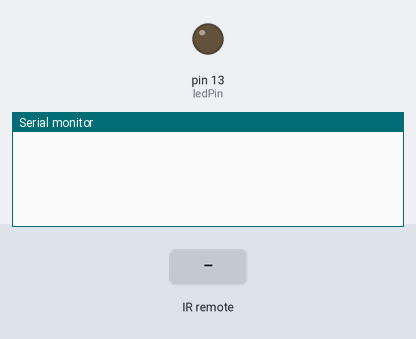
Bench run of a sketch on a simulated Arduino Uno, built with avr-gcc and run on an emulated ATmega328P. Parts: output pins drawn as LEDs (lit = HIGH), the last lines printed to the serial monitor. The inputs (shaded band) are chosen by the test bench.

Above: at 1.2 s.
1.3 s: infrared code 0x20DF10EF received
At 2.4 s:
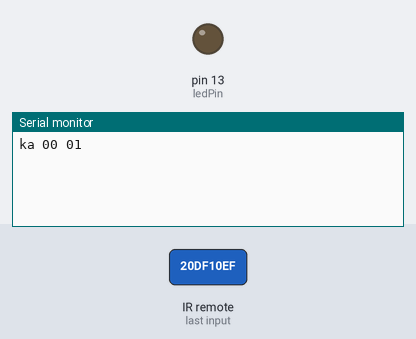
2.8 s: infrared code 0x20DF40BF received
At 3.6 s:
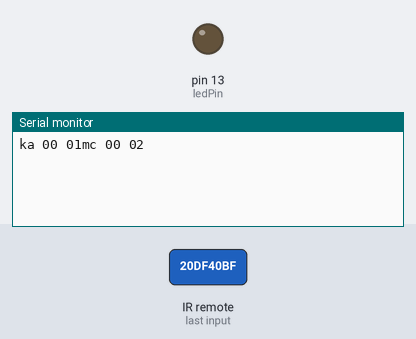

Measured:
- after the input at 1.3 s, the serial monitor: prints a new line at once (image 1)
- after the input at 2.8 s, the serial monitor: prints a new line at once (image 2)

The sketch:

lgRS232_ctrl_bridge.ino
```cpp
#include <IRremote.h>

const uint8_t lencodes = 45;

uint32_t IRcodes[] = {551489775, //power
                      551528790, //green
                      551488755, //av mode
                      551538735, //input
                      551546895, //tv
                      551520375, //1
                      551504055, //2
                      551536695, //3
                      551495895, //4
                      551528535, //5
                      551512215, //6
                      551544855, //7
                      551491815, //8
                      551524455, //9
                      551498445, //-
                      551487735, //0
                      551508135, //qview
                      551502015, //vol+
                      551534655, //vol-
                      551516295, //fav
                      551525985, //ratio
                      551522415, //mute
                      551485695, //ch+
                      551518335, //ch-
                      551540010, //guide
                      551535165, //home
                      551527005, //qmenu
                      551486205, //up
                      551542815, //left
                      551494365, //center
                      551510175, //right
                      551518845, //down
                      551490795, //back
                      551507370, //info
                      551541285, //exit
                      551505585, //red
                      551521905, //green
                      551536185, //yellow
                      551519865, //blue
                      551521650, //stop
                      551489010, //play
                      551509410, //pause
                      551547150, //rew
                      551514510, //fwd
                      551517825
                     }; //simplink
const String ctrlWords[] =    {"mc 00 08",
                               "mc 00 95",
                               "mc 00 98",
                               "mc 00 0B",
                               "mc 00 0F",
                               "mc 00 11",
                               "mc 00 12",
                               "mc 00 13",
                               "mc 00 14",
                               "mc 00 15",
                               "mc 00 16",
                               "mc 00 17",
                               "mc 00 18",
                               "mc 00 19",
                               "mc 00 4C",
                               "mc 00 10",
                               "mc 00 00",
                               "mc 00 02",
                               "mc 00 03",
                               "mc 00 1E",
                               "mc 00 79",
                               "mc 00 09",
                               "mc 00 00",
                               "mc 00 01",
                               "mc 00 AB",
                               "mc 00 43",
                               "mc 00 45",
                               "mc 00 40",
                               "mc 00 07",
                               "mc 00 44",
                               "mc 00 06",
                               "mc 00 41",
                               "mc 00 28",
                               "mc 00 0A",
                               "mc 00 5B",
                               "mc 00 72",
                               "mc 00 71",
                               "mc 00 63",
                               "mc 00 61",
                               "mc 00 B1",
                               "mc 00 B0",
                               "mc 00 BA",
                               "mc 00 8F",
                               "mc 00 8E",
                               "mc 00 7E"
                              };


int RECV_PIN = 11;
int BUTTON_PIN = 12;
int STATUS_PIN = 13;

IRrecv irrecv(RECV_PIN);
IRsend irsend;

decode_results results;
const uint8_t ledPin = 13;
bool flag = true;
void blk(uint16_t del) {
  digitalWrite(ledPin, HIGH);
  delay(del);
  digitalWrite(ledPin, LOW);
  delay(del);
}

void setup() {
  Serial.begin(9600);
  irrecv.enableIRIn(); // Start the receiver
  pinMode(ledPin, OUTPUT);
}
bool powerStatus = false;
uint32_t lcode;
uint32_t lcodeTimeout;
uint8_t timeoutAvailableFlag = false;
uint8_t preValid = false;
void loop() {
  if (irrecv.decode(&results) & results.decode_type != 65535) {
    if (results.value != REPEAT)
    {
      lcode = results.value;
    }
    if (results.value == REPEAT && preValid)
    {
      lcodeTimeout = millis() + 600;
      timeoutAvailableFlag = true;
    }
    int i = 0;
    for (; i < lencodes; i++) {
      if (IRcodes[i] == lcode) {
        preValid = true;
        if (lcode == 551489775) { //If it's a turn on code
          powerStatus = !powerStatus;
          powerStatus ? Serial.print("ka 00 01") : Serial.print("ka 00 00");
          Serial.write(0x0D);
          delay(1000);
          break;
        } else { //another invalid code
          Serial.print(ctrlWords[i]);
          Serial.write(0x0D);
          if (lcode == 551502015 || lcode == 551534655) {
            break;
          }
          else {
            delay(150);
          }
          if (results.value == REPEAT)
          {
            delay(150);
          }
          break;
        }
      }
    }
    irrecv.resume(); // resume receiver
  }
  if (millis() > lcodeTimeout && timeoutAvailableFlag)
  {
    Serial.println("timeout");
    timeoutAvailableFlag = false;
    preValid = false;
    lcode = 0;
  }
}
```
